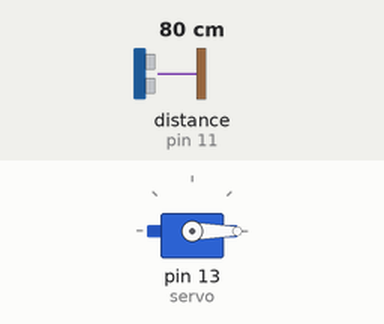
Recording of a sketch running on a simulated Arduino Uno, built with avr-gcc and run on an emulated ATmega328P. On the bench: servo. Wiring (inferred from the names in the program): ultrasonic range finder: trigger pin 10; echo pin 11. The test bench sets the inputs (shaded band); at power-on: distance to the obstacle (sensor on pin 11) 80 cm. The echo pulse lasts 58.3 µs per cm; what the sketch prints to the serial monitor is not drawn.

Above: at 1.2 s.
1.3 s: distance to the obstacle (sensor on pin 11) set to 9 cm
At 1.6 s:
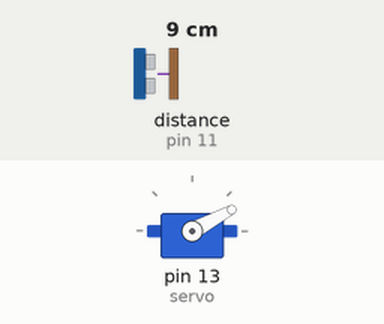
2.8 s: distance to the obstacle (sensor on pin 11) set to 18 cm
At 3.9 s:
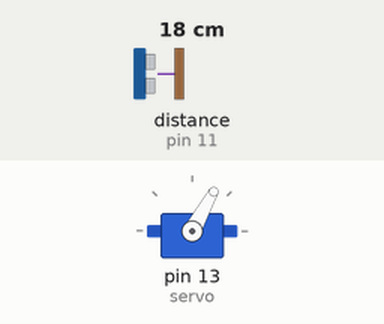
4.3 s: distance to the obstacle (sensor on pin 11) set to 35 cm
At 5.2 s:
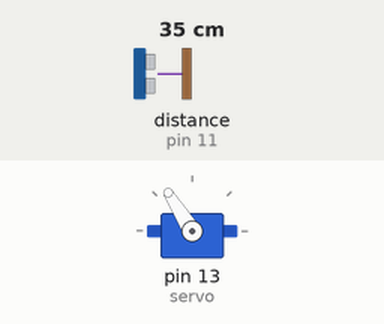
5.8 s: distance to the obstacle (sensor on pin 11) set to 120 cm
At 6.4 s:
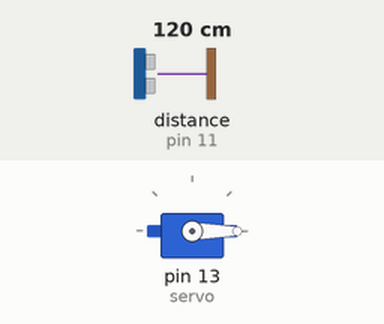
7.3 s: distance to the obstacle (sensor on pin 11) set to 47 cm
At 7.7 s:
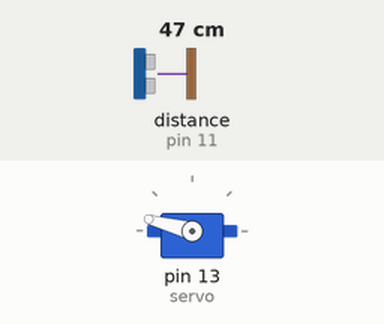
8.8 s: distance to the obstacle (sensor on pin 11) set to 60 cm
At 9.7 s:
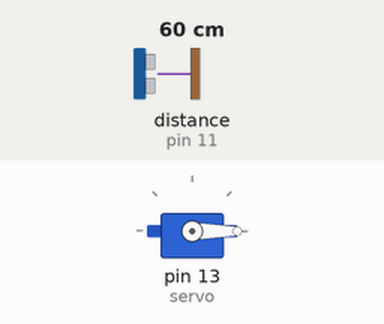
Timing chart, 0 to 11.3 s (numbered marks = the images above; inputs shaded):
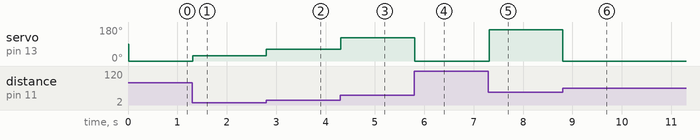

Measured:
- after the input at 1.3 s, servo on pin 13 (servo): 0° → 28° at once
- after the input at 2.8 s, servo on pin 13 (servo): 28° → 61° at once
- after the input at 4.3 s, servo on pin 13 (servo): 61° → 122° at once
- after the input at 5.8 s, servo on pin 13 (servo): 122° → 0° at once
- after the input at 7.3 s, servo on pin 13 (servo): 0° → 165° at once
- after the input at 8.8 s, servo on pin 13 (servo): 165° → 0° at once

The sketch:

servous.ino
```cpp
#include <Servo.h>

Servo servo;

int val;    // variable to read the value from the analog pin


const int trigPin = 10;
const int echoPin = 11;


long duration;
int distance;
void setup() {
pinMode(trigPin, OUTPUT);
pinMode(echoPin, INPUT);
servo.attach(13);

Serial.begin(115200);
}
void loop() {
// Trimite semnalul ultrasonic
digitalWrite(trigPin, LOW);
delayMicroseconds(2);

digitalWrite(trigPin, HIGH);
delayMicroseconds(10);
digitalWrite(trigPin, LOW);
// Măsoară durata pulsului
duration = pulseIn(echoPin, HIGH);
// Convertește durata în distanță
distance = duration * 0.034 / 2; // Convertește timpul în distanță (cm)
Serial.print("Distanță: ");
Serial.print(distance);
Serial.println(" cm");
if(distance<=50){
  val = map(distance, 0, 50, 0, 180);
  servo.write(val);
  Serial.println("Going to: ");
  Serial.println(val);
  delay(5);
}
else{
  servo.write(0);
  delay(5);
}
//dist 10,50

}
```
